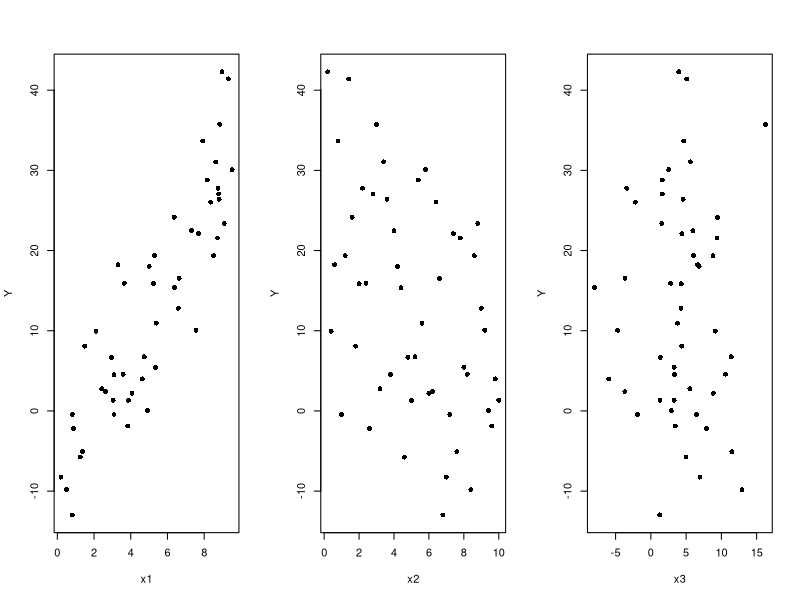
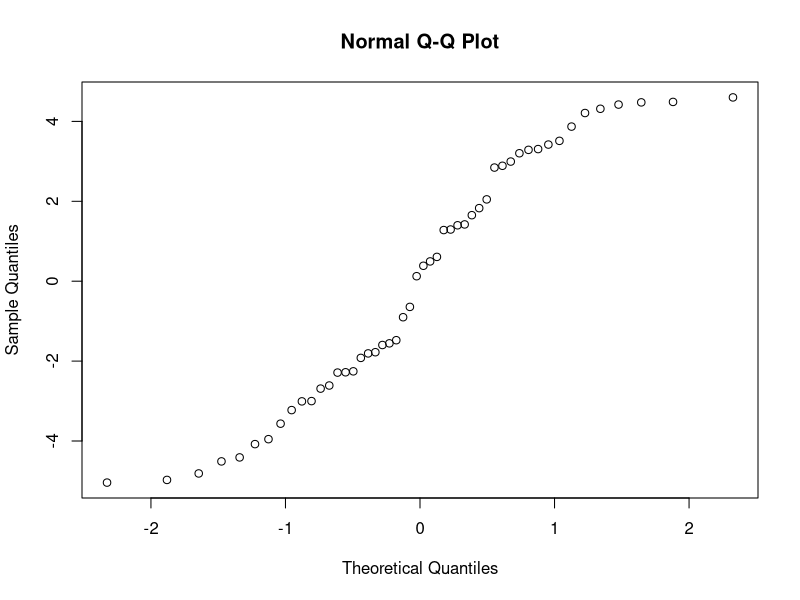
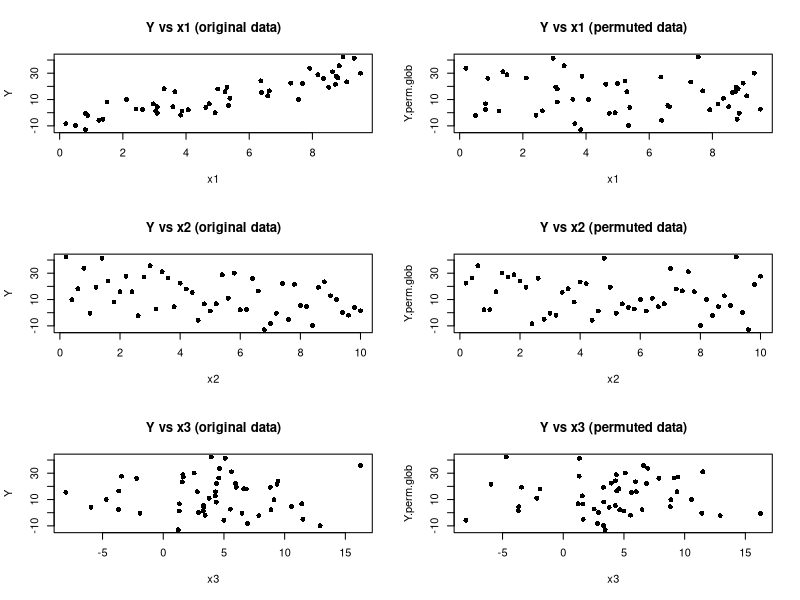
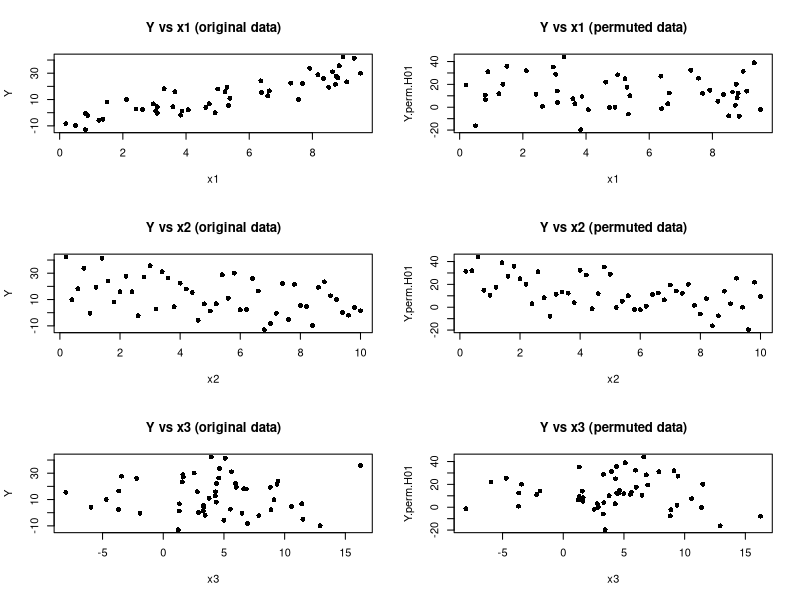
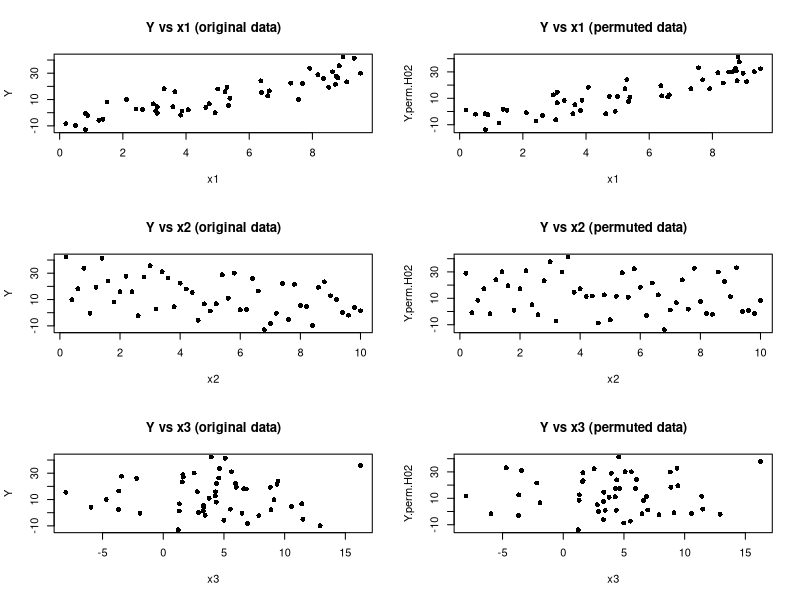
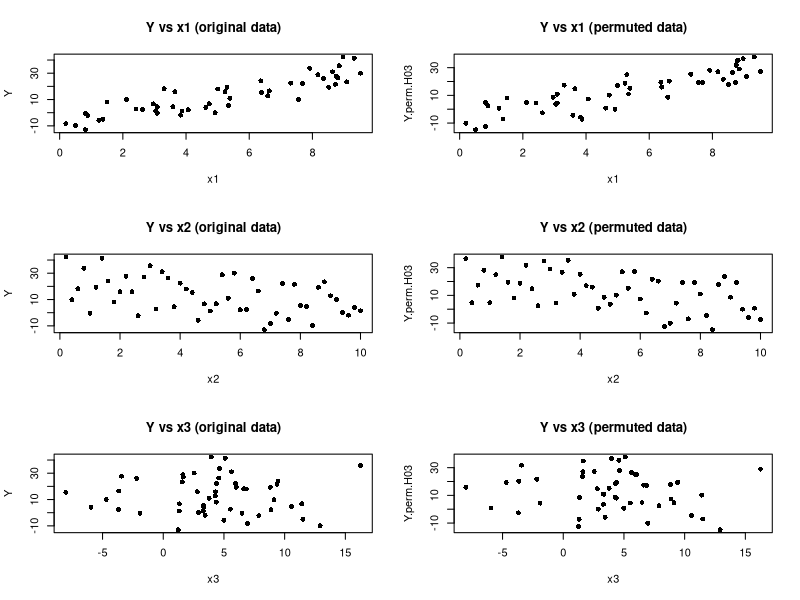

Write the R code that produced these figures, in order.
#################################
####    PERMUTATION TEST     ####
####     Linear models       ####
#################################

setwd('/Users/simone/Documents/Polimi/Didattica e divulgazione/Statistica Applicata/2018-19/Permutation Test - Euclidean')


###################################################################################
# Linear models
# Example on simulated data

set.seed(24021979)
n <- 50
# covariate values
x1 <- runif(n,0,10)
x2 <- (1:n)/5
x3 <- rnorm(n,5,5)

# generating model
b0 <- 2
b1 <- 4
b2 <- -2
b3 <- 0
Y <- b0 + b1*x1 + b2*x2 + b3*x3 + runif(n,-5,5)

x11()
layout(rbind(1:3))
plot(x1,Y,pch=16)
plot(x2,Y,pch=16)
plot(x3,Y,pch=16)


# parametric inference
result <- lm(Y ~ x1 + x2 + x3)
summary(result)
x11()
qqnorm(result$residuals)
shapiro.test(result$residuals)

# permutation inference
# we want to perform different tests

# Overall model
# H0: beta1 = beta2 = beta3 = 0
# test statistic
T0_glob <- summary(result)$f[1]
T0_glob

# permutations
permutazione <- sample(n)
Y.perm.glob <- Y[permutazione]

# in this case permuting the responses or the residuals is the same
res.H0glob <- Y - mean(Y) 
Y.perm.glob
mean(Y) + res.H0glob[permutazione]

x11()
layout(matrix(1:6,nrow=3,byrow=FALSE))
plot(x1,Y,main='Y vs x1 (original data)',pch=16)
plot(x2,Y,main='Y vs x2 (original data)',pch=16)
plot(x3,Y,main='Y vs x3 (original data)',pch=16)
plot(x1,Y.perm.glob,main='Y vs x1 (permuted data)',pch=16)
plot(x2,Y.perm.glob,main='Y vs x2 (permuted data)',pch=16)
plot(x3,Y.perm.glob,main='Y vs x3 (permuted data)',pch=16)


# Test on variable x1
# H0: beta1 = 0

# test statistic
summary(result)$coefficients
T0_x1 <- abs(summary(result)$coefficients[2,3])
T0_x1

# permutations
# residuals of the reduced model

# reduced model:
# Y = beta0 + beta2*x2 + beta3*x3
regr.H01 <- lm(Y ~ x2 + x3)
residui.H01 <- regr.H01$residuals
residui.H01.perm <- residui.H01[permutazione]

# permuted y:
Y.perm.H01 <- regr.H01$fitted + residui.H01.perm

x11()
layout(matrix(1:6,nrow=3,byrow=FALSE))
plot(x1,Y,main='Y vs x1 (original data)',pch=16)
plot(x2,Y,main='Y vs x2 (original data)',pch=16)
plot(x3,Y,main='Y vs x3 (original data)',pch=16)
plot(x1,Y.perm.H01,main='Y vs x1 (permuted data)',pch=16)
plot(x2,Y.perm.H01,main='Y vs x2 (permuted data)',pch=16)
plot(x3,Y.perm.H01,main='Y vs x3 (permuted data)',pch=16)


# Test on variable x2
# H0: beta2 = 0

# test statistic
summary(result)$coefficients
T0_x2 <- abs(summary(result)$coefficients[3,3])
T0_x2

# permutations
# residuals of the reduced model

# reduced model:
# Y = beta0 + beta1*x1 + beta3*x3
regr.H02 <- lm(Y ~ x1 + x3)
residui.H02 <- regr.H02$residuals
residui.H02.perm <- residui.H02[permutazione]

# permuted y:
Y.perm.H02 <- regr.H02$fitted + residui.H02.perm

x11()
layout(matrix(1:6,nrow=3,byrow=FALSE))
plot(x1,Y,main='Y vs x1 (original data)',pch=16)
plot(x2,Y,main='Y vs x2 (original data)',pch=16)
plot(x3,Y,main='Y vs x3 (original data)',pch=16)
plot(x1,Y.perm.H02,main='Y vs x1 (permuted data)',pch=16)
plot(x2,Y.perm.H02,main='Y vs x2 (permuted data)',pch=16)
plot(x3,Y.perm.H02,main='Y vs x3 (permuted data)',pch=16)

# Test on variable x3
# H0: beta3 = 0

# test statistic
summary(result)$coefficients
T0_x3 <- abs(summary(result)$coefficients[4,3])
T0_x3

# permutations
# residuals of the reduced model

# reduced model:
# Y = beta0 + beta1*x1 + beta2*x2
regr.H03 <- lm(Y ~ x1 + x2)
residui.H03 <- regr.H03$residuals
residui.H03.perm <- residui.H03[permutazione]

# permuted y:
Y.perm.H03 <- regr.H03$fitted + residui.H03.perm

x11()
layout(matrix(1:6,nrow=3,byrow=FALSE))
plot(x1,Y,main='Y vs x1 (original data)',pch=16)
plot(x2,Y,main='Y vs x2 (original data)',pch=16)
plot(x3,Y,main='Y vs x3 (original data)',pch=16)
plot(x1,Y.perm.H03,main='Y vs x1 (permuted data)',pch=16)
plot(x2,Y.perm.H03,main='Y vs x2 (permuted data)',pch=16)
plot(x3,Y.perm.H03,main='Y vs x3 (permuted data)',pch=16)


# p-values of the tests
B <- 1000
T_H0glob <- T_H01 <- T_H02 <- T_H03 <- numeric(B)

for(perm in 1:B){
  permutazione <- sample(n)
  
  Y.perm.glob <- Y[permutazione]
  T_H0glob[perm] <- summary(lm(Y.perm.glob ~ x1 + x2 + x3))$f[1]
  
  residui.H01.perm <- residui.H01[permutazione]
  Y.perm.H01 <- regr.H01$fitted + residui.H01.perm
  T_H01[perm] <- abs(summary(lm(Y.perm.H01 ~ x1 + x2 + x3))$coefficients[2,3])
  
  residui.H02.perm <- residui.H02[permutazione]
  Y.perm.H02 <- regr.H02$fitted + residui.H02.perm
  T_H02[perm] <- abs(summary(lm(Y.perm.H02 ~ x1 + x2 + x3))$coefficients[3,3])
  
  residui.H03.perm <- residui.H03[permutazione]
  Y.perm.H03 <- regr.H03$fitted + residui.H03.perm
  T_H03[perm] <- abs(summary(lm(Y.perm.H03 ~ x1 + x2 + x3))$coefficients[4,3])
  
}

sum(T_H0glob>=T0_glob)/B
sum(T_H01>=T0_x1)/B
sum(T_H02>=T0_x2)/B
sum(T_H03>=T0_x3)/B

# comparison with the parametric test

summary(result)

# results are the same: very nice!!!



